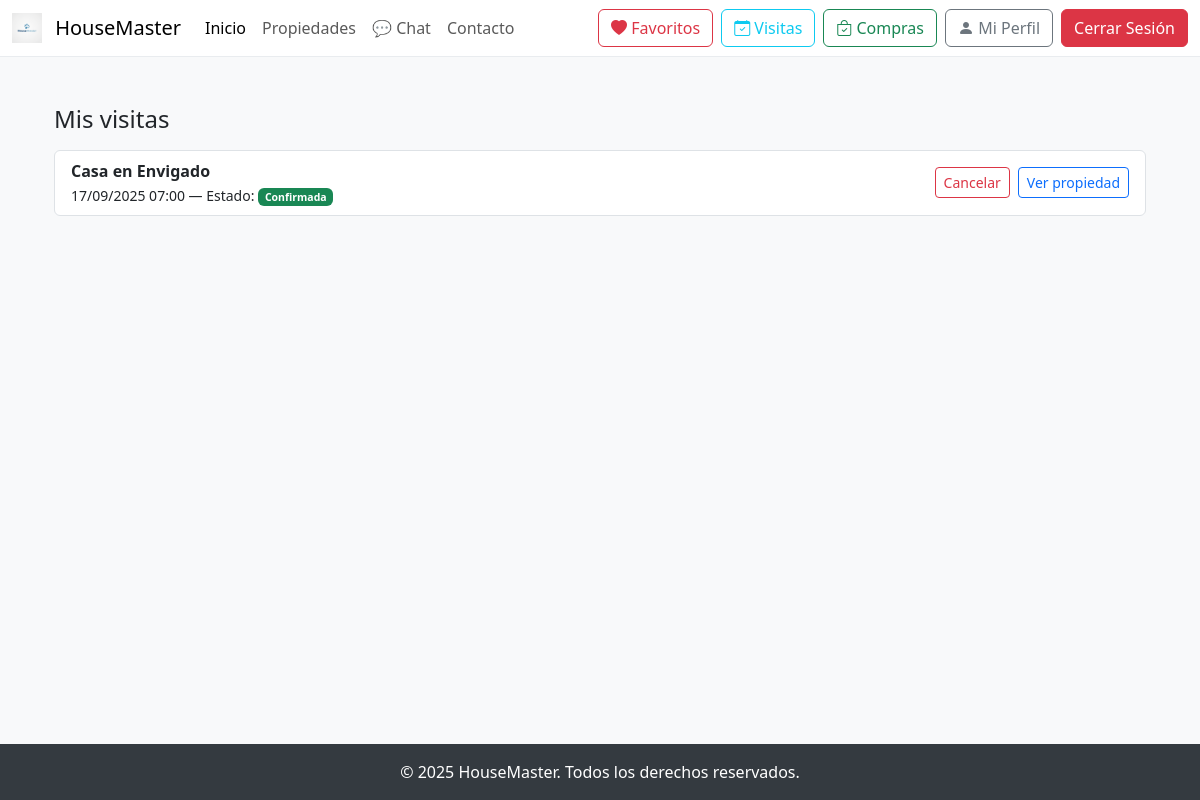
/visits/my-visits/ (signed in), run on an earlier commit of the app's database.
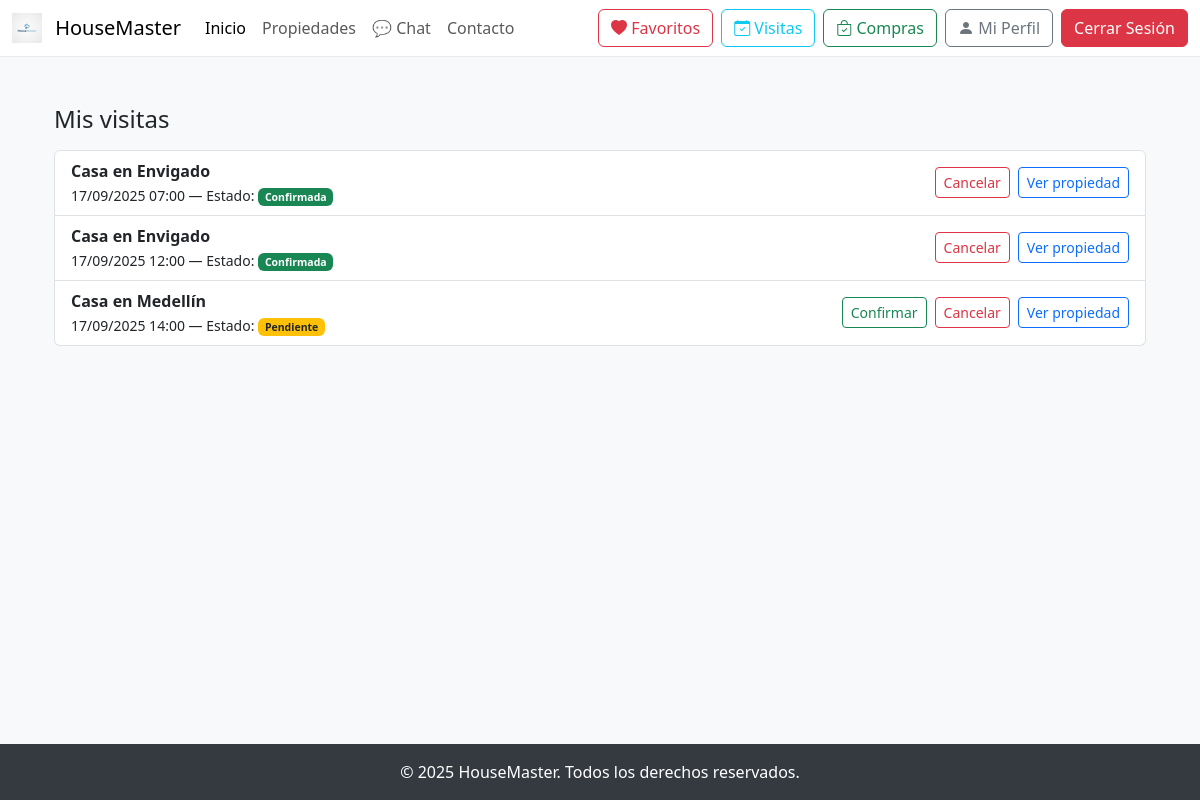
And on a later commit of the database.
### visits/models.py (models this page shows, shortened)
class Visit(models.Model):
    STATUS_PENDING = 'pending'
    STATUS_CONFIRMED = 'confirmed'
    STATUS_CANCELLED = 'cancelled'
    STATUS_COMPLETED = 'completed'
    STATUS_CHOICES = [
        (STATUS_PENDING, 'Pendiente'),
        (STATUS_CONFIRMED, 'Confirmada'),
        (STATUS_CANCELLED, 'Cancelada'),
        (STATUS_COMPLETED, 'Completada'),
    ]
    user = models.ForeignKey(User, on_delete=models.CASCADE, related_name='visits')
    property = models.ForeignKey(Property, on_delete=models.CASCADE, related_name='visits')
    date_time = models.DateTimeField()
    status = models.CharField(max_length=10, choices=STATUS_CHOICES, default=STATUS_PENDING)
    notes = models.TextField(blank=True, help_text="Notas adicionales sobre la visita")
    created_at = models.DateTimeField(auto_now_add=True)
    updated_at = models.DateTimeField(auto_now=True)
    class Meta:
        verbose_name = 'Visita'
        verbose_name_plural = 'Visitas'
        ordering = ["-date_time", "-created_at"]
        indexes = [
            models.Index(fields=["property", "date_time"]),
            models.Index(fields=["user", "date_time"]),
            models.Index(fields=["status", "date_time"]),
        ]
        constraints = [
            models.UniqueConstraint(
                fields=["user", "property", "date_time"],
                name="uniq_visit_user_prop_datetime",
            )
        ]

### property/models.py (models this page shows, shortened)
class Property(models.Model):
    TYPE_SALE = 'Venta'
    TYPE_RENT = 'Arriendo'
    TYPE_CHOICES = [
        (TYPE_SALE, 'Venta'),
        (TYPE_RENT, 'Arriendo'),
    ]
    STATUS_AVAILABLE = 'Disponible'
    STATUS_SOLD = 'Vendida'
    STATUS_RENTED = 'Arrendada'
    STATUS_RESERVED = 'Reservada'
    STATUS_CHOICES = [
        (STATUS_AVAILABLE, 'Disponible'),
        (STATUS_SOLD, 'Vendida'),
        (STATUS_RENTED, 'Arrendada'),
        (STATUS_RESERVED, 'Reservada'),
    ]
    agent = models.ForeignKey(User, on_delete=models.SET_NULL, null=True, related_name='properties')
    title = models.CharField(max_length=200)
    description = models.TextField()
    price = models.DecimalField(max_digits=12, decimal_places=2)
    type = models.CharField(max_length=100, choices=TYPE_CHOICES)
    area = models.FloatField()
    rooms = models.IntegerField()
    bathrooms = models.IntegerField()
    status = models.CharField(max_length=50, choices=STATUS_CHOICES, default=STATUS_AVAILABLE)
    city = models.CharField(max_length=100)
    department = models.CharField(max_length=100)
    address = models.CharField(max_length=255, unique=True)
    created_at = models.DateTimeField(auto_now_add=True)
    image = models.ImageField(upload_to='properties/', blank=True, null=True)
    class Meta:
        verbose_name = 'Propiedad'
        verbose_name_plural = 'Propiedades'
        ordering = ['-created_at']
        indexes = [
            models.Index(fields=['city', 'type']),
            models.Index(fields=['status', 'price']),
        ]

### visits/views.py (the view)
# urls.py: path("my-visits/", views.my_visits, name="my_visits"),
@login_required
def my_visits(request):
    service = VisitService()
    visits = service.get_user_visits(
        user_id=request.user.id,
        include_past=True
    ).exclude(status=Visit.STATUS_CANCELLED)
    return render(request, "visit_list.html", {"visits": visits})

### visits/services/visit_service.py (called while the page is built)
    def get_user_visits(self, user_id: int, include_past: bool = True) -> QuerySet:
        queryset = Visit.objects.filter(user_id=user_id)
        if not include_past:
            queryset = queryset.filter(date_time__gte=timezone.now())
        return queryset.order_by('date_time')

### visits/templates/visit_list.html (shortened to what this page needs)
{% extends "base.html" %}
{% block content %}
<div class="container py-4">
  <h1 class="h4 mb-3">Mis visitas</h1>
  {% if visits %}
    <div class="list-group">
      {% for v in visits %}
      <div class="list-group-item d-flex justify-content-between align-items-center">
        <div>
          <strong>{{ v.property.title }}</strong><br>
          <small>
            {{ v.date_time|date:"d/m/Y H:i" }}
            —
            Estado:
            {% if v.status == "pending" %}
              <span class="badge bg-warning text-dark">Pendiente</span>
            {% elif v.status == "confirmed" %}
              <span class="badge bg-success">Confirmada</span>
            {% else %}
              <span class="badge bg-secondary">Cancelada</span>
            {% endif %}
          </small>
        </div>
        <div class="d-flex gap-2">
          {% if v.status == "pending" %}
            <a href="{% url 'visit_confirm' v.id %}" class="btn btn-sm btn-outline-success">Confirmar</a>
          {% endif %}
          {% if v.status != "cancelled" %}
            <a href="{% url 'visit_cancel' v.id %}" class="btn btn-sm btn-outline-danger"
               onclick="return confirm('¿Cancelar esta visita?');">Cancelar</a>
          {% endif %}
          <a class="btn btn-sm btn-outline-primary" href="{% url 'property_detail' v.property_id %}">Ver propiedad</a>
        </div>
      </div>
      {% endfor %}
    </div>
  {% else %}
    <div class="alert alert-info">
      No tienes visitas agendadas todavía.
      <a href="{% url 'property_list' %}" class="alert-link">Ver propiedades</a> para agendar una.
    </div>
  {% endif %}
</div>
{% endblock %}

What changed in the data, as far as the page shows it:
added Visit: property "Casa en Envigado", date_time "17/09/2025 12:00", status "Confirmada"
added Visit: property "Casa en Medellín", date_time "17/09/2025 14:00", status "Pendiente"
